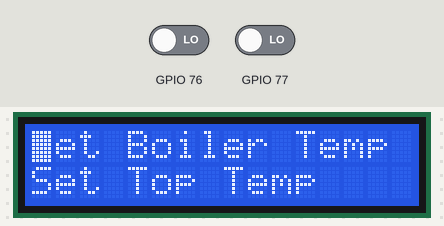
Bench run of a sketch on a simulated ESP32-S3. Parts: 16×2 character LCD. Inputs (shaded band) come from the test bench; at power-on: GPIO 76 LOW, GPIO 77 LOW. What the sketch prints to the serial monitor is not drawn.

Above: at 1.2 s.
1.3 s: GPIO 76 driven HIGH
At 1.9 s:
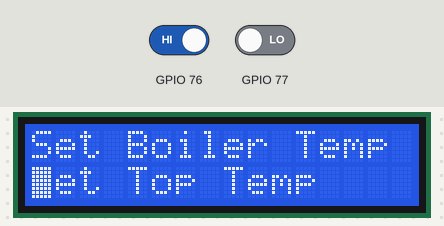
3.5 s: GPIO 77 driven HIGH
Timing chart, 0 to 6.5 s (numbered marks = the images above; inputs shaded):
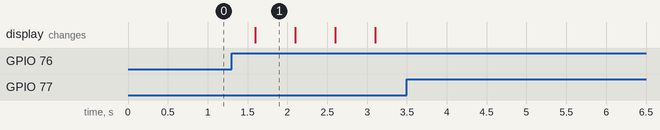

Measured:
- after the input at 1.3 s, the display: changes after 0.29 s (image 1)
- after the input at 3.5 s, every drawn part: stays the same
- what the display in image 1 shows lasts 0.5 s, from 1.6 s to 2.1 s

The sketch:

LCD_test.ino
```cpp
#include <Arduino.h>
#include <Wire.h>
#include <LiquidCrystal_I2C.h>
#include <SparkFunSX1509.h>

#define LCD_ADDR 0x27
#define I2C_SDA 21
#define I2C_SCL 22

#define SX1509_B6 0
#define SX1509_B5 1
#define SX1509_B4 2
#define SX1509_B3 3
#define SX1509_Wattmeter_IRQ 7
#define SX1509_F_MOTION 8
#define SX1509_L_MOTION 9
#define SX1509_B2 10
#define SX1509_Select 11
#define SX1509_B1 12
#define SX1509_B0 13
#define SX1509_R_MOTION 15

const byte SX1509_ADDRESS = 0x3E;  // SX1509 I2C address
SX1509 io;//can use pins 0:15
LiquidCrystal_I2C lcd(0x27,16,2);
uint8_t cursor = 0;

void LCD_refresh(){
  lcd.init();
  lcd.print("Ready For");
  lcd.setCursor(0,1);
  lcd.print("Dispensing");
}

void setup(){
    Wire.begin(I2C_SDA, I2C_SCL);
    Serial.println("init io");
    Serial.begin(115200);
    lcd.init();
    lcd.backlight();
    if (!io.begin(SX1509_ADDRESS))
    {
        while (1) ; // If we fail to communicate, loop forever.
    }
    io.pinMode(SX1509_B0, INPUT);
    io.pinMode(SX1509_B1, INPUT);
    io.pinMode(SX1509_B2, INPUT);
    io.pinMode(SX1509_B3, INPUT);
    io.pinMode(SX1509_B4, INPUT);
    io.pinMode(SX1509_B5, INPUT);
    io.pinMode(SX1509_B6, INPUT);
    io.pinMode(SX1509_Select, INPUT);
    // Print 'Hello World!' on the first line of the LCD:
    lcd.setCursor(0, 0); // Set the cursor on the first column and first row.
    lcd.print("Set Boiler Temp"); // Print the string "Hello World!"
    lcd.setCursor(0, 1); //Set the cursor on the first column and the second row (counting starts at 0!).
    lcd.print("Set Top Temp");
    lcd.setCursor(0, cursor);
    Serial.println("done setup");
}

void loop(){

  lcd.blink();
  delay(500);
  if(io.digitalRead(SX1509_B0)== HIGH){
    Serial.println("b0 button is being pushed");
    cursor=(cursor==0)?1:0;
    lcd.setCursor(0, cursor);
    Serial.println(cursor);
  }
  if(io.digitalRead(SX1509_B1)== HIGH){
    Serial.println("b1 button is being pushed");
    cursor=(cursor==1)?0:1;
    lcd.setCursor(0, cursor);
    Serial.println(cursor);
  }

//   lcd.noBlink();
//   delay(500);
}
```
